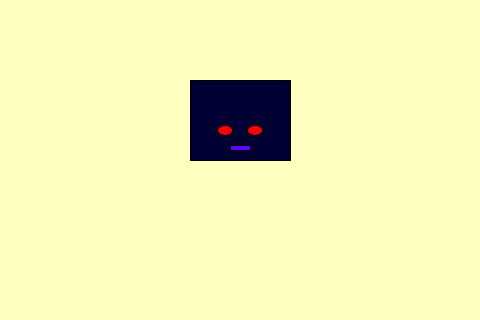
Frame 1 (no input)
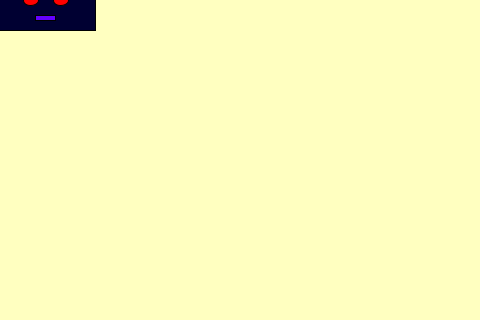
Frame 60 (the mouse pressed at the canvas centre just before this capture)
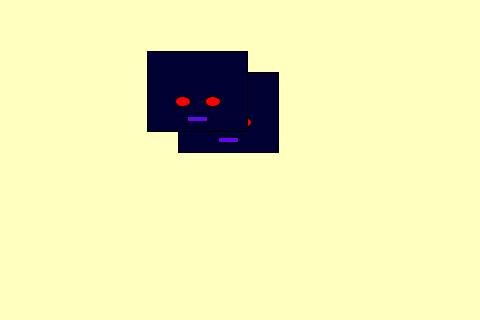
Frame 120 (the mouse held since frame 60 and released just before this capture)

The Processing sketch that drew these frames (run headless with seeded random() and noise(); from frame 60 on, the mouse is pressed at the canvas centre):

// Processing sketch: Robots
// ── Robots.pde
Robot greg, gary;
void setup() {
  size(480, 320);

  greg = new Robot(100);
  gary = new Robot(100);
}

void draw() {
  background(#FFFFC0);

  greg.drawRobot();
  greg.easeTowards(mouseX, mouseY);
  gary.drawRobot();
  gary.easeTowards(greg.x, greg.y);
}


// ── Robot_class.pde
class Robot {
  float wHead, x, y;


  Robot(float headWidth) {
    wHead = headWidth;
    x = width/2;
    y = height/2;
  }
  void drawRobot() { 
    pushMatrix();
    //move (0,0) to the center
    translate(x, y);

    float hHead = 80;//hight of head
    float rHead= wHead / 5;//radius of head
    fill(0, 0, 50);
    rect(-wHead/2, -hHead, wHead, hHead);

    // draw eyes
    fill(255, 0, 0);
    ellipse(-15, -30, 15, 10);
    ellipse(15, -30, 15, 10);

    //draw mouth
    fill(100, 2, 255);
    rect(-10, -15, 20, 5); 
    popMatrix();
  }

  void easeTowards(float x_, float y_) {
    float easing = 0.05;
    x = x + easing * (x_ - x);
    y = y + easing * (y_ - y);
  }
}
